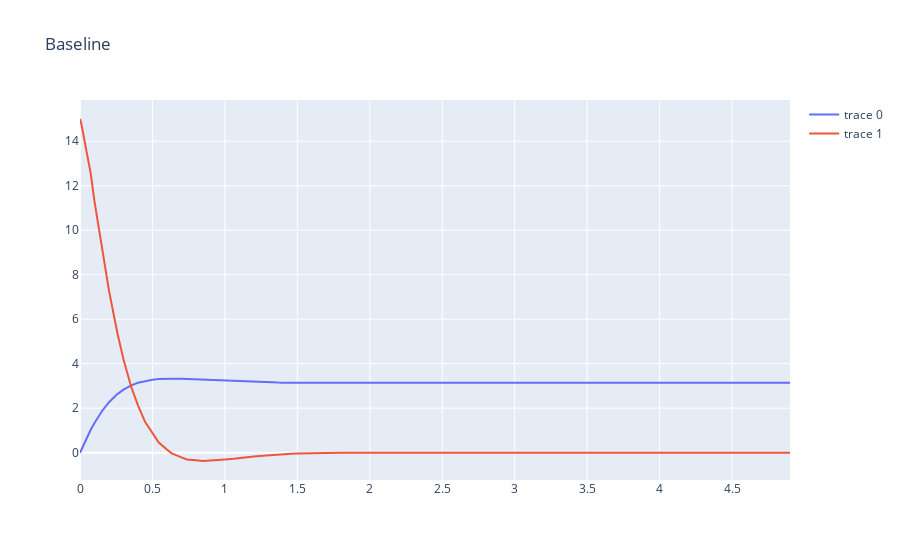

Notebook source saved alongside this figure:
### Code cell
ctrl = controllers.get_limited_lookahead_controller(get_value_function(online_horizon)[0], vf_approx)
x_traj_sim, t_traj_sim = controllers.sim_ctrl(x0, vf.u_dim[0], sys.dx, ctrl, .1, 50)
controllers.plot_sim(t_traj_sim, x_traj_sim, "Baseline").show()
